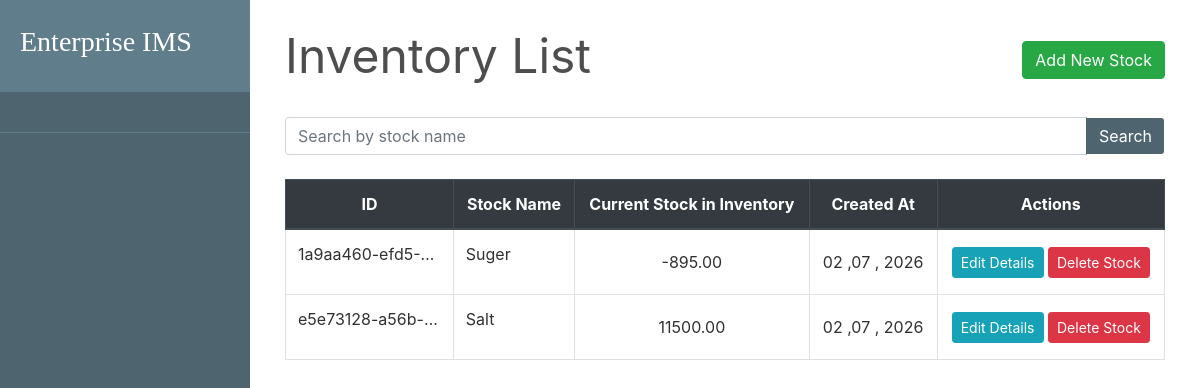
The page /inventory/stock_list/ on the database as committed earlier.
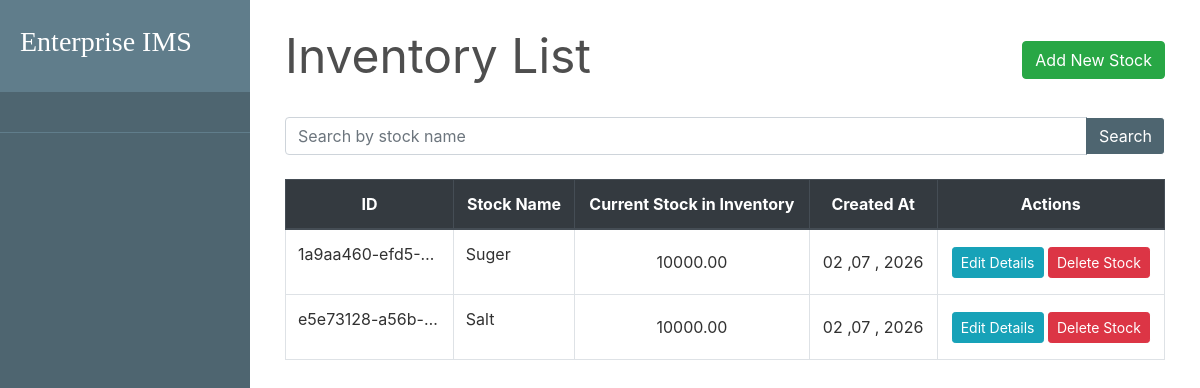
The same page on the database as committed later.
### inventory/models.py (models this page shows, shortened)
class Stock(models.Model):
    id = models.UUIDField(primary_key=True, default=uuid.uuid4)
    name = models.CharField(unique=True, max_length=100)
    quantity = models.DecimalField(max_digits=10, decimal_places=2, default=1)
    is_deleted = models.BooleanField(default=False)
    date = models.DateTimeField(auto_now_add=True, blank=True, null=True)

### inventory/views.py (the view)
# urls.py: path('stock_list/', StockListView.as_view(), name='stock_list'),
class StockListView(FilterView):
    queryset = Stock.objects.filter(is_deleted=False)
    filterset_class = StockFilter
    template_name = 'inventory.html'
    context_object_name = 'stocks'
    paginate_by = 10

### inventory/templates/inventory.html (shortened to what this page needs)
{% extends 'base.html' %}
{% load widget_tweaks %}
{% block content %}
      <div class="row">
        <div class="col-md-12">
          <div class="container">
            <div class="row" style="color: #4e4e4e; font-style: bold; font-size: 3rem; ">
              <div class="col-md-8">Inventory List</div>
              <div class="col-md-4">
                <div style="float:right;"> <a class="btn btn-success" href="{% url 'create_stock' %}">Add New Stock</a> </div>
              </div>
            </div>
            <div style="border-bottom: 1px solid white;"></div>
            <br>
            <table class="table table-css table-bordered table-hover">
              <form method="get">
                <div class="input-group search">
                  {% render_field filter.form.name class="form-control textinput" placeholder="Search by stock name" %}
                  <div class="input-group-append">
                    <button type="submit" class="btn btn-pink"> Search </button>
                  </div>
                </div>
              </form>
              <br>
{% if stocks %}
              <thead class="thead-dark align-middle">
                <tr>
                  <th>ID</th>
                  <th>Stock Name</th>
                  <th>Current Stock in Inventory</th>
                  <th>Created At</th>
                  <th>Actions</th>
                </tr>
              </thead>
              <tbody>
{% for stock in stocks %}
                <tr>
                  <td>
                    <p>{{ stock.id|truncatechars:15 }}</p>
                  </td>
                  <td>
                    <p>{{ stock.name|title }}</p>
                  </td>
                  <td class="align-middle">{{ stock.quantity }}</td>
                  <td class="align-middle">{{ stock.date|date:"d ,m , Y" }}</td>
                  <td class="align-middle">
                    <a href="{% url 'update_stock' stock.pk %}" class="btn btn-info btn-sm">Edit Details</a>
                    <a href="{% url 'delete_stock' stock.pk %}" class="btn btn-danger btn-sm"> Delete Stock </a>
                  </td>
                </tr>
{% endfor %}
              </tbody>
            </table>
            </div>
{% else %}
            <br><br><br><br><br><br><br><br>
            <div style="color: #575757; font-style: bold; font-size: 1.5rem; text-align: center;">The records are empty.
              Please try
              adding some.</div>
              {% endif %}
          </div>
        </div>
        <br>
      </div>
{% endblock content %}

Rows that differ between the two databases and show on the page:
changed Stock "Suger": quantity "-895.00" → "10000.00"
changed Stock "Salt": quantity "11500.00" → "10000.00"
